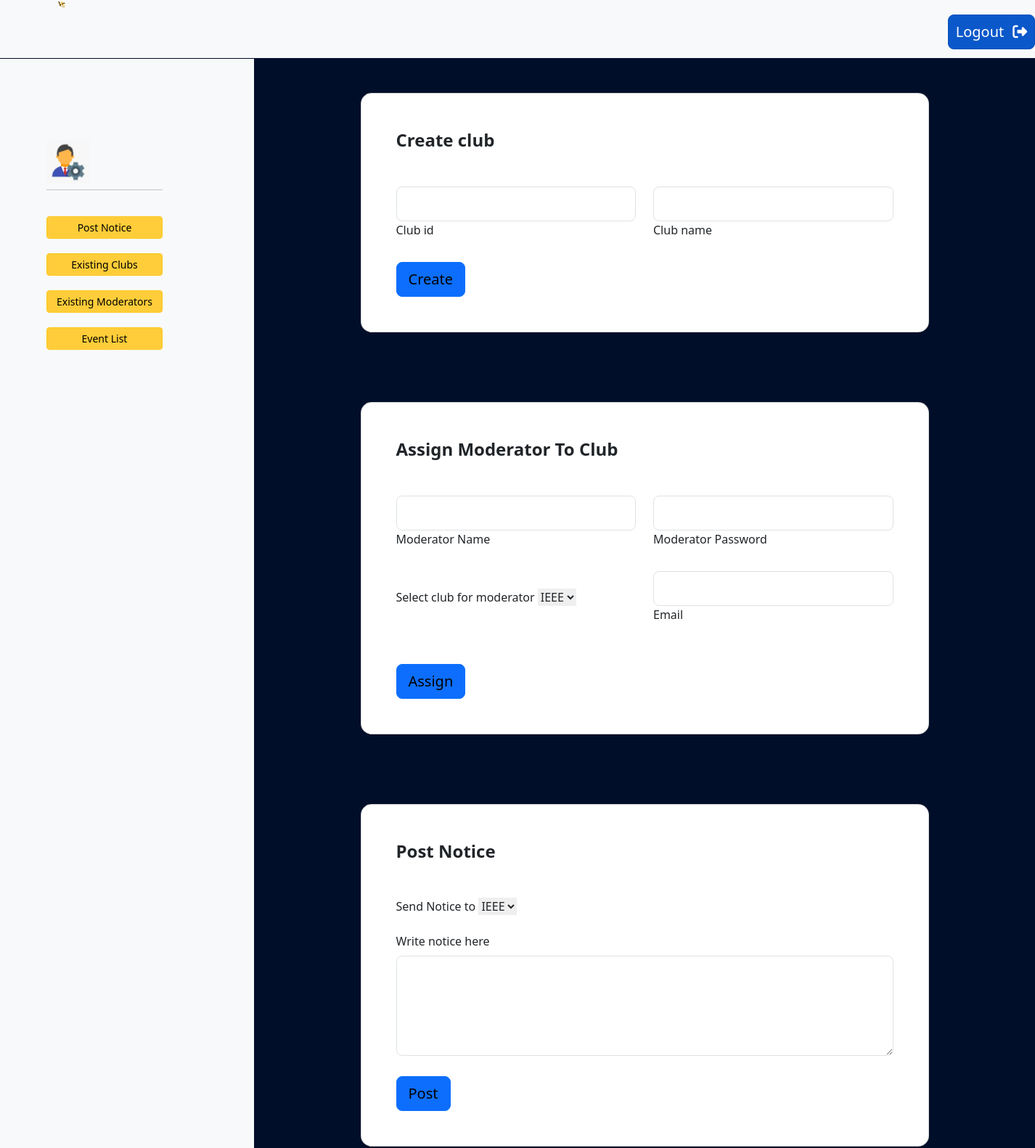
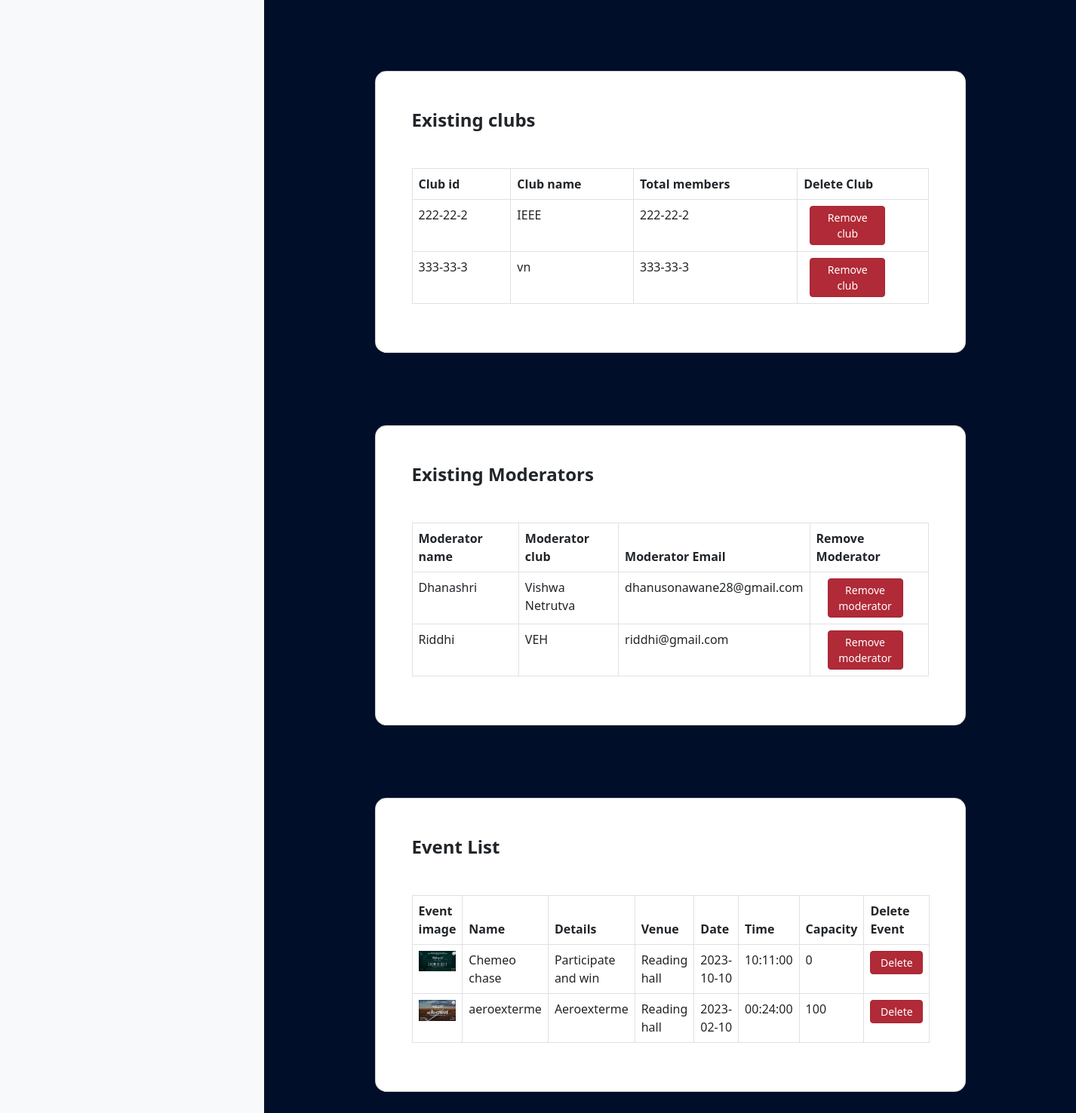
The app's page /admin.php with its own data (2 pictures, top to bottom).
### tables this page shows
CREATE TABLE `clubs` (
  `club_id` varchar(225) NOT NULL,
  `club_name` varchar(225) NOT NULL
);

CREATE TABLE `moderator_info` (
  `moderator_name` varchar(225) NOT NULL,
  `moderator_pass` varchar(225) NOT NULL,
  `club` varchar(225) NOT NULL,
  `email` varchar(225) NOT NULL
);

CREATE TABLE `event_details` (
  `Event_name` varchar(225) NOT NULL,
  `Event_details` varchar(225) NOT NULL,
  `Capacity` int(100) NOT NULL,
  `Venue` varchar(225) NOT NULL,
  `Time` time NOT NULL,
  `Date` date NOT NULL,
  `Avatar` varchar(225) NOT NULL
);

### admin.php (the view, shortened to what this page needs)
<?php
      include('connection.php');
?>
<!DOCTYPE html>
<html lang="en">
<head>
	<link href="https://cdn.jsdelivr.net/npm/bootstrap@5.3.0-alpha1/dist/css/bootstrap.min.css" rel="stylesheet">
	<link rel="stylesheet" href="home.css">
  <script src="https://cdn.tailwindcss.com"></script>
</head>
<body style="background-color:rgb(0,14,41)">
<nav class="navbar navbar-expand-lg navbar-light bg-light h-20 ">
<div class="ml-20 mt-4">
<div class="d-flex justify-content-between">
    <a class="navbar-brand" href="#">
        <img src="images/logo.jpg" height="80px" width="80px" />
    </a>
    <div class="mt-4 inner-div" style="margin-left:1200px">
        <form method="POST" action="#">
            <button class="btn btn-lg btn-primary active p-2" style="width:120px" name="logout" type="submit">Logout<i class="fa-solid fa-right-from-bracket ml-3" style="color: #ffffff;"></i></button>
        </form>
    </div>
</div>
</nav>
<div class="flex">
<div>
<nav class ="navbar bg-light align-text-top" style="width:350px;height:3500px;margin-top:1px">
  <ul class ="nav navbar-nav text-xl mx-16"  style="margin-top:-3000px">
   <li class ="nav-item">
     <a class ="nav-link" href="#">
          <div class="flex">
            <a class ="nav-link" href="#"> <img src="images/admin.jpg" height="60px" width="60px"></img> </a>
              <div>
              </div>
            </div>
          <hr>
      </a>
    </li>
    <br>
     <a class ="nav-link" href="#postnotice_section"><button class="btn btn-warning btn-sm mb-1 active btn-block" style="width:160px" name="">Post Notice</button></a>
     <a class ="nav-link" href="#existingclubs"><button class="btn btn-warning btn-sm mb-1 active btn-block" style="width:160px" name="">Existing Clubs</button></a>
     <a class ="nav-link" href="#existingmoderators"><button class="btn btn-warning btn-sm mb-1 active btn-block" style="width:160px" name="">Existing Moderators</button></a>
     <a class ="nav-link" href="#Eventlist"><button class="btn btn-warning btn-sm mb-1 active btn-block" style="width:160px" name="">Event List</button></a>
  </ul>
</nav>
</div>
<div>
  <div>
<section class="vh-50 position-relative">
  <div class="container py-5 h-50">
    <div class="row justify-content-center align-items-center h-100">
      <div class="col-12 col-lg-9 col-xl-9">
        <div class="card shadow-2-strong card-registration" style="border-radius: 15px;">
          <div class="card-body p-4 p-md-5">
            <h3 class="mb-2 pb-2 pb-md-0 mb-md-5 text-2xl font-bold">Create club</h3>
            <form action="<?php echo $_SERVER['PHP_SELF']; ?>" method="post" enctype="multipart/form-data">
              <div class="row">
                <div class="col-md-6 mb-3">
                  <div class="form-outline">
                    <input type="text" id="clubid" class="form-control form-control-lg" name="club_id" />
                    <label class="form-label" for="clubid">Club id</label>
                  </div>
                </div>
              <div class="col-md-6 mb-3 ">
                <div class="form-outline datepicker w-100">
                <input type="text" class="form-control form-control-lg" id="clubname" name="club_name"/>
                <label for="clubname" class="form-label">Club name</label>
                </div>
                </div>
              </div>
              <div class="mt-2 pt-0">
                <input class="btn btn-primary btn-lg" style="color:black" type="submit" value="Create" name="club_submit"/>
              </div>
              </div>
          </div>
        </div>
      </div>
    </div>
  </div>
<section class="vh-50 position-relative">
  <div class="container py-5 h-100">
    <div class="row justify-content-center align-items-center h-100">
      <div class="col-12 col-lg-9 col-xl-9">
        <div class="card shadow-2-strong card-registration" style="border-radius: 15px;">
          <div class="card-body p-4 p-md-5">
            <h3 class="mb-4 pb-2 pb-md-0 mb-md-5 text-2xl font-bold">Assign Moderator To Club</h3>
            <form action="<?php echo $_SERVER['PHP_SELF']; ?>" method="post" enctype="multipart/form-data">
              <div class="row">
                 <div class="col-md-6 mb-4">
                  <div class="form-outline">
                    <input type="text" id="moderator_name" class="form-control form-control-lg" name="moderator_name" />
                    <label class="form-label" for="moderator_name">Moderator Name</label>
                  </div>
                 </div>
                 <div class="col-md-6 mb-4">
				    <div class="form-outline">
                    <input type="password" id="moderator_pass" class="form-control form-control-lg" name="moderator_pass"/>
                    <label class="form-label" for="moderator_pass">Moderator Password </label>
                     </div>
                 </div>
              </div>
              <div class="row">
                <div class="col-md-6 mb-4 d-flex align-items-center">
                  <div class="form-outline datepicker w-100">
                        <label for="club">Select club for moderator</label>
                        <select name="club_name" id="club">
                              <?php
                                  $sql = "select club_name from clubs";
                                  $result = mysqli_query($con,$sql);
                                  while($rows=mysqli_fetch_array($result))
                                  {
                              ?>
                                <option name="club_name" value="<?php echo isset($rows['club_name']) ? $rows['club_name'] : ''; ?>"><?php echo $rows['club_name']?>
                                  </option>
                              <?php
                                  }
                              ?>
                        </select>
                  </div>
                </div>
                 <div class="col-md-6 mb-4">
			        	<div class="form-outline datepicker w-100">
                    <input type="email" class="form-control form-control-lg" id="emai" name="email"/>
                    <label for="email" class="email">Email</label>
                  </div>
                </div>
              </div>
              <div class="mt-4 pt-2">
                <input class="btn btn-primary btn-lg" style="color:black" type="submit" value="Assign" name="assign_moderator"/>
              </div>
            </form>
          </div>
        </div>
      </div>
    </div>
  </div>
</section>
<section class="vh-50 position-relative" id="postnotice_section">
  <div class="container py-5 h-50">
    <div class="row justify-content-center align-items-center h-50">
      <div class="col-12 col-lg-5 col-xl-9">
        <div class="card shadow-2-strong card-registration" style="border-radius: 15px;">
          <div class="card-body p-2 p-md-5">
            <h3 class="mb-1 pb-1 pb-md-0 mb-md-5  text-2xl font-bold">Post Notice</h3>
            <form action="<?php echo $_SERVER['PHP_SELF']; ?>" method="post">
              <div class="row">
                <div class="col-md-6 mb-4 d-flex align-items-center">
                  <div class="form-outline datepicker w-100">
                    <label for="club">Send Notice to </label>
                       <select name="club_name" id="club">
                         <?php
                            $sql = "select club_name from clubs";
                            $result = mysqli_query($con,$sql);
                            while($rows=mysqli_fetch_array($result))
                            {
                          ?>
                            <option name="club_name" value="<?php echo isset($rows['club_name']) ? $rows['club_name'] : ''; ?>"><?php echo $rows['club_name']?>
                            </option>
                          <?php
                              }
                          ?>
                        </select>
                    </div>
                  </div>
              </div>
              <div class="row">
			           <div class="form-outline" >
				           <label for="notice" class="form-label">Write notice here</label>
                    <textarea type="text" rows="4" id="notice" name="notice" class="form-control form-control-lg"></textarea>
                  </div>
              </div>
              <div class="mt-4 pt-1">
                <input type="submit" style="color:black" name="postnotice" value="Post" class="btn btn-block btn-primary btn-lg">
              </div>
            </form>
          </div>
        </div>
      </div>
    </div>
  </div>
</section>
<section class="vh-50" id="existingclubs">
  <div class="container py-5 h-50">
    <div class="row justify-content-center align-items-center h-50">
      <div class="col-12 col-lg-5 col-xl-9">
        <div class="card shadow-2-strong card-registration" style="border-radius: 15px">
          <div class="card-body p-2 p-md-5">
            <h3 class="mb-1 pb-1 pb-md-0 mb-md-5  text-2xl font-bold">Existing clubs</h3>
            <table class="table table-bordered">
              <thead class="thead-light">
                <tr>
                  <th scope="col">Club id</th>
                  <th scope="col">Club name</th>
                  <th scope="col">Total members</th>
                  <th scope="col">Delete Club</th>
                </tr>
              </thead>
              <tbody>
            <?php
                $query = "select * from clubs";
                $result = mysqli_query($con,$query);
                while($rows=mysqli_fetch_assoc($result))
                {
             ?>
            <tr>
                <td><?php echo $rows['club_id']?></td>
                <td><?php echo $rows['club_name']?></td>
                <td><?php echo $rows['club_id']?></td>
                <td>
                    <div align="center">
                        <form method="POST" action="delete_club.php">
                              <button class="btn btn-sm btn-danger active delete-club" style="width:100px;margin-left:-40px;"   type="submit">Remove club
                              </button>
                        </form>
                    </div>
                </td>
            </tr>
        <?php
            }
        ?>
              </tbody>
            </table>
          </div>
        </div>
      </div>
    </div>
  </div>
</section>
<section class="vh-50" id="existingmoderators">
  <div class="container py-5 h-50">
    <div class="row justify-content-center align-items-center h-50">
      <div class="col-12 col-lg-5 col-xl-9">
        <div class="card shadow-2-strong card-registration" style="border-radius: 15px;">
          <div class="card-body p-2 p-md-5">
            <h3 class="mb-1 pb-1 pb-md-0 mb-md-5  text-2xl font-bold">Existing Moderators</h3>
            <table class="table table-bordered">
              <thead class="thead-light">
                <tr>
                  <th scope="col">Moderator name</th>
                  <th scope="col">Moderator club</th>
                  <th scope="col">Moderator Email</th>
                  <th scope="col">Remove Moderator</th>
                </tr>
              </thead>
              <tbody>
            <?php
                $query = "select * from moderator_info";
                $result = mysqli_query($con,$query);
                while($rows=mysqli_fetch_assoc($result))
                {
             ?>
            <tr>
                <td><?php echo $rows['moderator_name']?></td>
                <td><?php echo $rows['club']?></td>
                <td><?php echo $rows['email']?></td>
                <td>
                    <div align="center">
                        <form method="POST" action="delete_moderator.php">
                              <button class="btn btn-sm btn-danger active delete_moderator" style="width:100px;margin-left:-10px;"   type="submit">Remove moderator
                              </button>
                        </form>
                    </div>
                </td>
            </tr>
        <?php
            }
        ?>
              </tbody>
            </table>
          </div>
        </div>
      </div>
    </div>
  </div>
</section>
<section class="vh-50" id="Eventlist">
  <div class="container py-5 h-50">
    <div class="row justify-content-center align-items-center h-50">
      <div class="col-12 col-lg-5 col-xl-9">
        <div class="card shadow-2-strong card-registration" style="border-radius: 15px;">
          <div class="card-body p-2 p-md-5">
            <h3 class="mb-1 pb-1 pb-md-0 mb-md-5  text-2xl font-bold">Event List</h3>
            <table class="table table-bordered">
              <thead class="thead-light">
                <tr>
                  <th scope="col">Event image</th>
                  <th scope="col">Name</th>
                  <th scope="col">Details</th>
                  <th scope="col">Venue</th>
                  <th scope="col">Date</th>
                  <th scope="col">Time</th>
                  <th scope="col">Capacity</th>
                  <th scope="col">Delete Event</th>
                </tr>
              </thead>
              <tbody>
              <?php
                $query = "select * from event_details";
                $result = mysqli_query($con,$query);
                while($rows=mysqli_fetch_assoc($result))
                {
                ?>
                <tr>
                    <td><?php echo '<img src="'.$rows['Avatar'].'" alt="My Image">'; ?></td>
                    <td><?php echo $rows['Event_name']?></td>
                    <td><?php echo $rows['Event_details']?></td>
                    <td><?php echo $rows['Venue']?></td>
                    <td><?php echo $rows['Date']?></td>
                    <td><?php echo $rows['Time']?></td>
                    <td><?php echo $rows['Capacity']?></td>
                    <td>
                        <div align="center">
                            <form method="POST" action="delete_event.php">
                                <button class="btn btn-sm btn-danger active delete_moderator" style="width:70px;"   type="submit">Delete
                              </button>
                            </form>
                        </div>
                    </td>
                </tr>
                <?php
                }
                ?>
              </tbody>
            </table>
          </div>
        </div>
      </div>
    </div>
  </div>
</section>
              </div>
</div>
</body>
</html>

### records on screen
clubs: club_id "222-22-2", club_name "IEEE"
clubs: club_id "333-33-3", club_name "vn"
moderator_info: moderator_name "Dhanashri", club "Vishwa Netrutva", email "dhanusonawane28@gmail.com"
moderator_info: moderator_name "Riddhi", club "VEH", email "riddhi@gmail.com"
event_details: Avatar (picture), Event_name "Chemeo chase", Event_details "Participate and win", Venue "Reading hall", Date "2023-10-10", Time "10:11:00", Capacity "0"
event_details: Avatar (picture), Event_name "aeroexterme", Event_details "Aeroexterme", Venue "Reading hall", Date "2023-02-10", Time "00:24:00", Capacity "100"

### other values on screen
form field club_name "IEEE"
